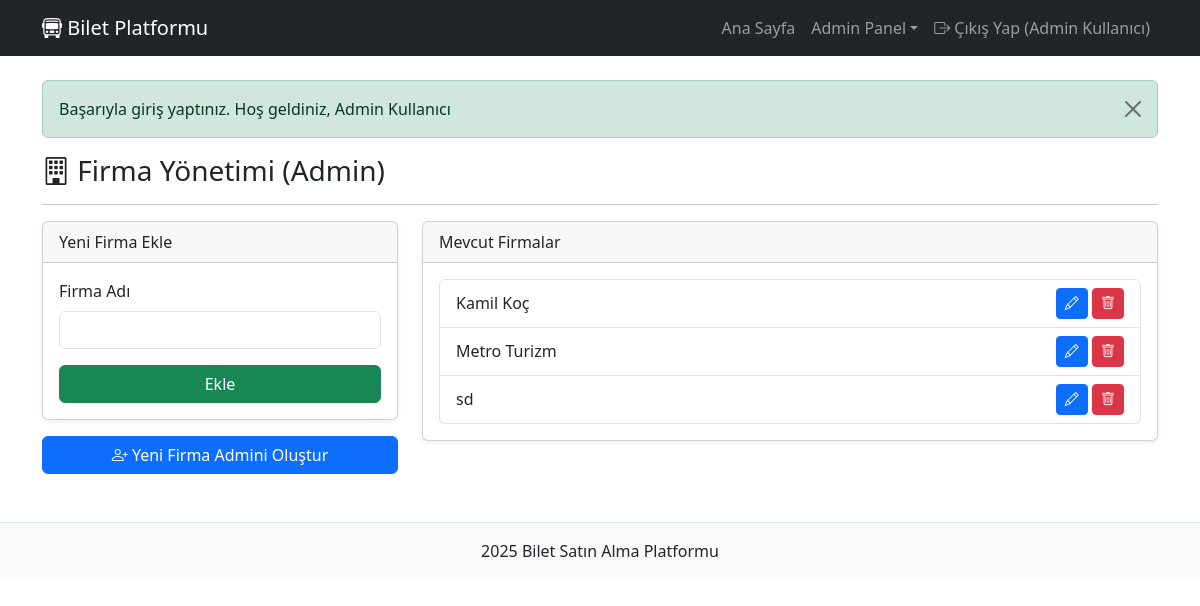
/admin/firms (signed in), run on the app's committed database.
### tables this page shows
CREATE TABLE Companies (
            id INTEGER PRIMARY KEY AUTOINCREMENT,
            name TEXT NOT NULL UNIQUE,
            created_at TIMESTAMP DEFAULT CURRENT_TIMESTAMP
        );

### app/controllers/AdminController.php (called while the page is built, shortened)
<?php
class AdminController {
    private $db;
    public function __construct() {
        $this->db = (new Database())->getConnection();
    }
    public function manageFirms() {
        $firms = $this->db->query("SELECT * FROM Companies ORDER BY name")->fetchAll();
        load_view('admin/manage_firms', ['firms' => $firms]);
    }
}

### app/config/Database.php (called while the page is built)
<?php
class Database {
    private $dbPath = __DIR__ . '/../../database/bus_ticket.sqlite';
    private $connection = null;
    public function getConnection() {
        if ($this->connection == null) {
            try {
                $this->connection = new PDO("sqlite:" . $this->dbPath);
                $this->connection->setAttribute(PDO::ATTR_ERRMODE, PDO::ERRMODE_EXCEPTION);
                $this->connection->setAttribute(PDO::ATTR_DEFAULT_FETCH_MODE, PDO::FETCH_ASSOC);
                $this->connection->exec('PRAGMA foreign_keys = ON;');
            } catch (PDOException $e) {
                die("Bağlantı hatası: " . $e->getMessage());
            }
        }
        return $this->connection;
    }
}

### app/config/init.php (called while the page is built, shortened)
<?php
require_once __DIR__ . '/Database.php';
function e($string) {
    return htmlspecialchars($string, ENT_QUOTES, 'UTF-8');
}

### app/views/admin/manage_firms.php (the view, shortened to what this page needs)
<h3><i class="bi bi-building"></i> Firma Yönetimi (Admin)</h3>
<hr>
<div class="row">
    <div class="col-md-4">
        <div class="card shadow-sm">
            <div class="card-header">Yeni Firma Ekle</div>
            <div class="card-body">
                <form action="<?php echo BASE_URL; ?>admin/firms" method="POST">
                    <div class="mb-3">
                        <label for="name" class="form-label">Firma Adı</label>
                        <input type="text" class="form-control" id="name" name="name" required>
                    </div>
                    <button type="submit" class="btn btn-success w-100">Ekle</button>
                </form>
            </div>
        </div>
         <a href="<?php echo BASE_URL; ?>admin/create-firma-admin" class="btn btn-primary mt-3 w-100">
            <i class="bi bi-person-plus"></i> Yeni Firma Admini Oluştur
        </a>
    </div>
    <div class="col-md-8">
         <div class="card shadow-sm">
             <div class="card-header">Mevcut Firmalar</div>
             <div class="card-body">
                <ul class="list-group">
                    <?php foreach ($firms as $firm): ?>
                        <li class="list-group-item d-flex justify-content-between align-items-center">
                            <?php echo e($firm['name']); ?>
                            <div>
                                <a href="<?php echo BASE_URL . 'admin/firms/edit/' . $firm['id']; ?>" class="btn btn-primary btn-sm">
                                    <i class="bi bi-pencil"></i>
                                </a>
                                <a href="<?php echo BASE_URL . 'admin/firms?action=delete&id=' . $firm['id']; ?>"
                                   class="btn btn-danger btn-sm"
                                   onclick="return confirm('Bu firmayı silmek istediğinizden emin misiniz?');">
                                    <i class="bi bi-trash"></i>
                                </a>
                            </div>
                        </li>
                    <?php endforeach; ?>
                </ul>
             </div>
         </div>
    </div>
</div>

### data on the page
companies: name "Kamil Koç"
companies: name "Metro Turizm"
companies: name "sd"

### other printed values
$_SESSION['fullname'] "Admin Kullanıcı"
$msg['message'] "Başarıyla giriş yaptınız. Hoş geldiniz, Admin Kullanıcı"
